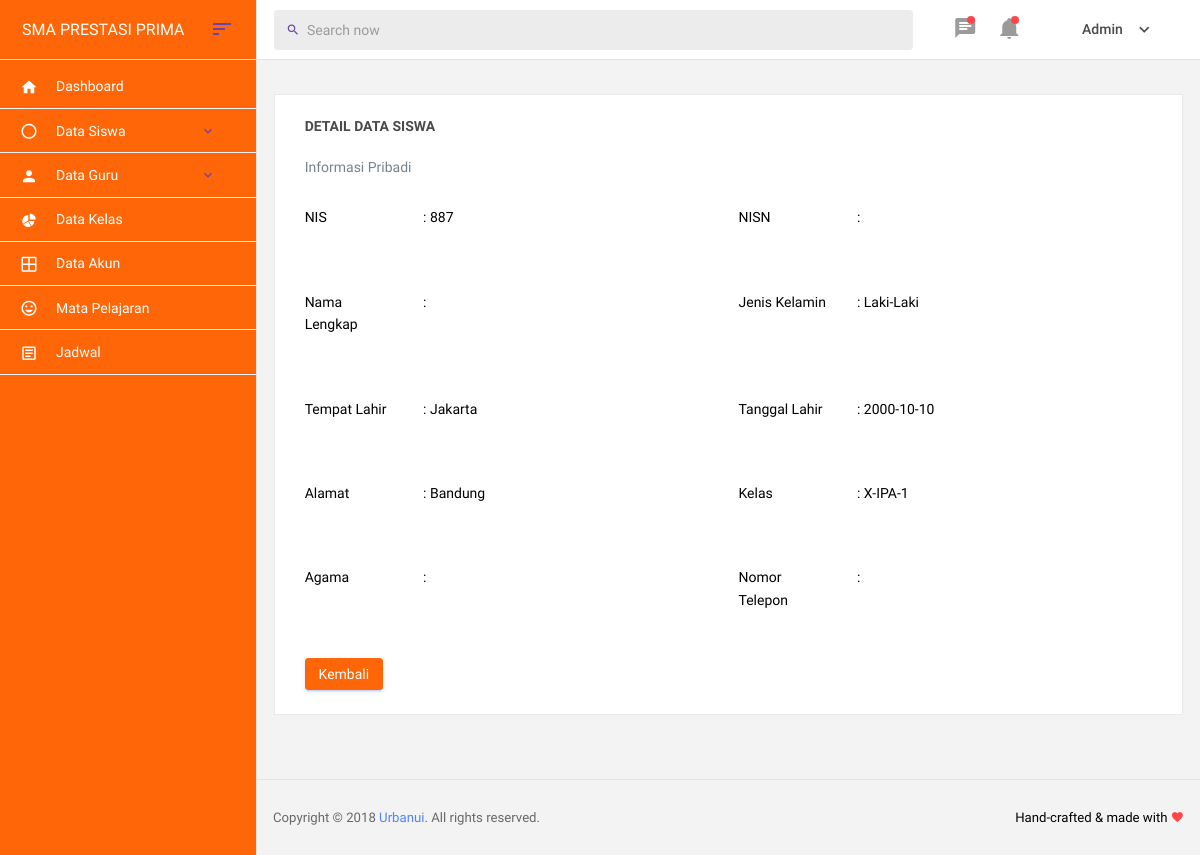
The page /admin/detailsiswa/887 on the database its author committed.
### tables this page shows
CREATE TABLE `siswa` (
  `nis` int(11) NOT NULL,
  `nama_siswa` varchar(50) NOT NULL,
  `username` varchar(50) NOT NULL,
  `tempat_lahir` varchar(50) NOT NULL,
  `tanggal_lahir` date NOT NULL,
  `alamat` text NOT NULL,
  `nohp_siswa` varchar(15) NOT NULL,
  `jenis_kelamin` varchar(50) NOT NULL,
  `agama` varchar(20) NOT NULL,
  `foto_siswa` varchar(100) NOT NULL,
  `isi` int(1) NOT NULL,
  `id_user` int(11) NOT NULL,
  `id_kelas` int(11) NOT NULL
);

CREATE TABLE `kelas` (
  `id_kelas` int(11) NOT NULL,
  `nama_kelas` varchar(100) NOT NULL,
  `id_thn` int(11) NOT NULL
);

### application/controllers/Admin.php (called while the page is built, shortened)
<?php
class Admin extends CI_Controller
{
	public function __construct()
	{
		$this->load->helper(array('url'));
		$this->load->database();
		$this->load->model('M_data');
	}
	public function detailsiswa($nis)
	{
		$data['detail'] = $this->M_data->detail_siswa($nis);
		$this->load->view('admin/head');
		$this->load->view('admin/header');
		$this->load->view('admin/detailsiswa', $data);
		$this->load->view('admin/footer');
		$this->load->view('admin/js');
	}
}

### index.php (called while the page is built, shortened)
<?php
require_once BASEPATH.'core/CodeIgniter.php';

### application/models/M_data.php (called while the page is built, shortened)
<?php
class M_data extends CI_Model{
    public function detail_siswa($nis){
        $this->db->select('*');
        $this->db->from('siswa');
        $this->db->join('kelas', 'siswa.id_kelas=kelas.id_kelas');
        $result = $this->db->where('siswa.nis', $nis)
    	->get();
    	if ($result->num_rows() > 0) {
    		return $result->result();
    	}else{
    		return false;
    	}
    }
}
?>

### application/views/admin/detailsiswa.php (the view)
<div class="main-panel">
  <div class="content-wrapper">
    <div class="row">
      <div class="col-12 grid-margin">
        <div class="card">
          <div class="card-body">
            <h4 class="card-title">Detail Data Siswa</h4>
            <?php foreach ($detail as $dt) : ?>
              <p class="card-description">Informasi Pribadi</p>
              <div class="row">
                <div class="col-md-6">
                  <div class="form-group row">
                    <label class="col-sm-3 col-form-label">NIS</label>
                    <div class="col-sm-9">
                    <label class="col-sm-6 col-form-label">: <?php echo $dt->nis?></label>
                    </div>
                  </div>
                </div>
                <div class="col-md-6">
                  <div class="form-group row">
                    <label class="col-sm-3 col-form-label">NISN</label>
                    <div class="col-sm-9">
                    <label class="col-sm-6 col-form-label">: <?php echo $dt->nisn?></label>
                    </div>
                  </div>
                </div>
              </div>
              <div class="row">
                <div class="col-md-6">
                  <div class="form-group row">
                    <label class="col-sm-3 col-form-label">Nama Lengkap</label>
                    <div class="col-sm-9">
                        <label class="col-sm-6 col-form-label">: <?php echo $dt->nama_lengkap?></label>
                    </div>
                  </div>
                </div>
                <div class="col-md-6">
                  <div class="form-group row">
                    <label class="col-sm-3 col-form-label">Jenis Kelamin</label>
                    <div class="col-sm-9">
                    <label class="col-sm-6 col-form-label">: <?php echo $dt->jenis_kelamin?></label>
                    </div>
                  </div>
                </div>
              </div>
              <div class="row">
                <div class="col-md-6">
                  <div class="form-group row">
                    <label class="col-sm-3 col-form-label">Tempat Lahir</label>
                    <div class="col-sm-9">
                    <label class="col-sm-6 col-form-label">: <?php echo $dt->tempat_lahir?></label>
                    </div>
                  </div>
                </div>
                <div class="col-md-6">
                  <div class="form-group row">
                    <label class="col-sm-3 col-form-label">Tanggal Lahir</label>
                    <div class="col-sm-9">
                    <label class="col-sm-6 col-form-label">: <?php echo $dt->tanggal_lahir?></label>
                    </div>
                  </div>
                </div>
              </div>
              <div class="row">
                <div class="col-md-6">
                  <div class="form-group row">
                    <label class="col-sm-3 col-form-label">Alamat</label>
                    <div class="col-sm-9">
                    <label class="col-sm-6 col-form-label">: <?php echo $dt->alamat?></label>
                    </div>
                  </div>
                </div>
                <div class="col-md-6">
                  <div class="form-group row">
                    <label class="col-sm-3 col-form-label">Kelas</label>
                    <div class="col-sm-9">
                    <label class="col-sm-6 col-form-label">: <?php echo $dt->nama_kelas?></label>
                    </div>
                  </div>
                </div>
              </div>
              <div class="row">
                <div class="col-md-6">
                  <div class="form-group row">
                    <label class="col-sm-3 col-form-label">Agama</label>
                    <div class="col-sm-9">
                    <label class="col-sm-6 col-form-label">: <?php echo $dt->agama?></label>
                    </div>
                  </div>
                </div>
                <div class="col-md-6">
                  <div class="form-group row">
                    <label class="col-sm-3 col-form-label">Nomor Telepon</label>
                    <div class="col-sm-9">
                    <label class="col-sm-6 col-form-label">: <?php echo $dt->no_hp?></label>
                    </div>
                  </div>
                </div>
              </div>
            <?php endforeach;?>
            <?php echo anchor('admin/datasiswa','<button class="btn btn-sm btn-primary">Kembali</button>')?>
          </div>
        </div>
      </div>
    </div>
  </div>

### rows shown on the page
siswa: nis "887", jenis_kelamin "Laki-Laki", tempat_lahir "Jakarta", tanggal_lahir "2000-10-10", alamat "Bandung", id_kelas.nama_kelas "X-IPA-1"
